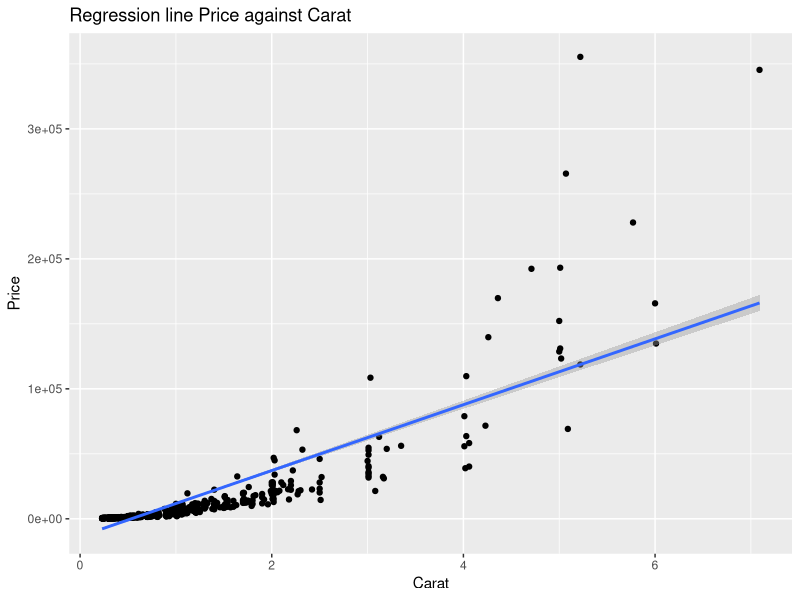
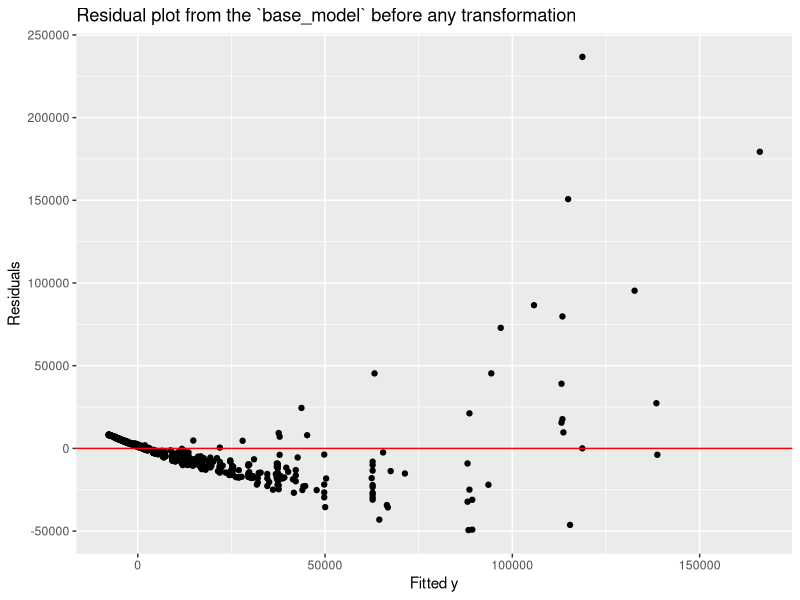

Write R code to recreate these figures, in order. (Note: this script raises an error after producing the figures.)
## ---- chunk 1
library(tidyverse)
df <- read_csv("diamonds4.csv", show_col_types = FALSE)
## ---- chunk 2
# Scatterplot analysis - nonlinear relationship between y=Price and x=Carat:
ggplot(df, aes(x=carat, y=price))+
  geom_point()+
  geom_smooth(method = "lm", se = TRUE)+
  labs(x="Carat", y="Price",
       title="Regression line Price against Carat")
## ---- chunk 3
# Fitting a `base_model` with no transformations:
base_model = lm(price ~ carat, data=df)
summary(base_model)
# Meaningless intercept but a significant predictor as measured by F-statistic, only moderate R-squared of 68%. 
## ---- chunk 4
y_hat <- base_model$fitted.values
residuals_0 <- base_model$residuals
df <- data.frame(df, y_hat, residuals_0)

# From the Residual plot, at least 2 assumptions seem to be violated: 
# 1) mean of errors is not zero as there is a # cluster below the horizontal line, 
# 2) variance also tends to increase with larger values.

ggplot(df, aes(x=y_hat, y=residuals_0))+
  geom_point()+
  geom_hline(yintercept = 0, color='red')+
  labs(x="Fitted y", y="Residuals", title= "Residual plot from the `base_model` before any transformation")
## ---- chunk 5
# Check for a good transformation of the response variable is used to remedy non-constant variance.
boxcox(price ~ carat, data = df)
## ---- chunk 6
# Next check for possible auto-correlations in predictor with ACF. 
# Consider possible x transformation to correct for lag 3 correlation:
acf(residuals_0, main="ACF Plot of Residuals for the original x")

## ---- chunk 7
# Finally check for normality of residuals from the `base_model`, not looking normal at all:
qqnorm(residuals_0)
## ---- chunk 8
# Start with y transformation - use a convex function, sqrt() or log(). Log transform first, residuals_1
price_log <- log(df$price)
df <- data.frame(df, price_log)

model.price_log <- lm(price_log ~ carat, data=df)

price_log_hat1 <- model.price_log$fitted.values
residuals_1 <- model.price_log$residuals
df <- data.frame(df, price_log_hat1, residuals_1)

##residual plot for log y-transformation
ggplot(df, aes(x=price_log_hat1, y=residuals_1))+
  geom_point()+
  geom_hline(yintercept=0, color="red")+
  labs(x="Fitted y", y="Residuals", title="Residual Plot after log y transformation")

## ---- chunk 9
# Residuals are looking better at least in terms of variance, the mean is still not zero. Check 
ggplot(df, aes(x=carat, y=price_log))+
  geom_point()+
  geom_smooth(method = "lm", se = TRUE)+
  labs(x="Carat", y="Sqrt of Price",
       title="Regression line Sqrt of Price against Carat")
## ---- chunk 10
# As shown below, the log model is much stronger in terms of R-squared (78%.)
summary(model.price_log)
## ---- chunk 11
# Still need to consider changes to the predictor. 
# Possibly log transformation of x will produce a better set of residuals_2
carat_log <- log(df$carat)
df <- data.frame(df,carat_log)

result.log_log <- lm(price_log ~ carat_log, data=df)

price_log_hat2 <- result.log_log$fitted.values
residuals_2 <- result.log_log$residuals
df <- data.frame(df,price_log_hat2,residuals_2)

##residual plot for x-transformation
ggplot(df, aes(x=price_log_hat2,y=residuals_2))+
  geom_point()+
  geom_hline(yintercept=0, color="red")+
  labs(x="Fitted y", y="Residuals", title="Residual Plot after log x and log y transormations")

## ---- chunk 12
# Checking the summary of the resulting model:
summary(result.log_log)
## ---- chunk 13
# R-sqaured of almost 96% recorded. 
# Checking residuals after the second transformation - very close to "normality" now:
qqnorm(residuals_2)
